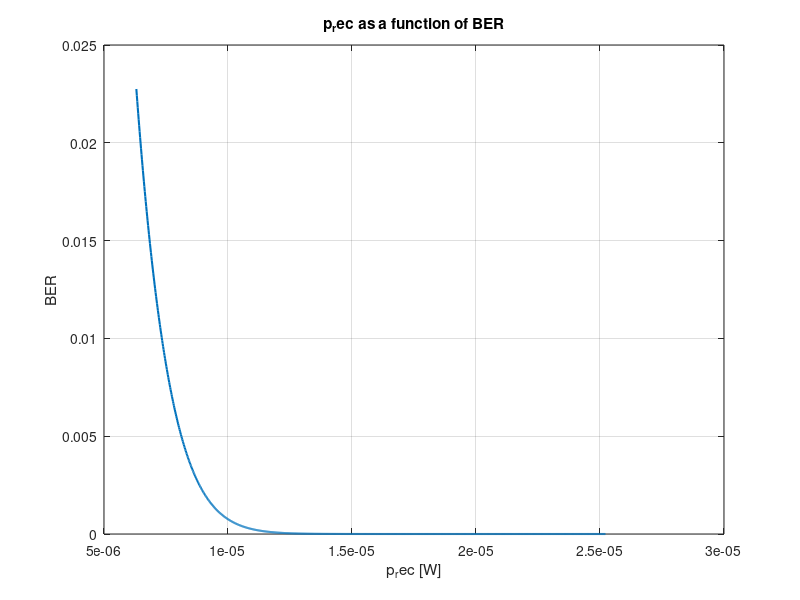

This chart was generated by the following MATLAB code: (Note: this script raises an error after producing the figure.)
clear all
close all
%question 1:finding p using parameters:
delta_f=10^10;%10G[bps]
T=300;%[k]
R_L=50;%[ohm]
BER=10^-9;
R=1;%[w/A]
Fn=3;%[lin]
q = sqrt(2) * erfcinv(2 * BER);%BER=1/2erfc(q/sqrt(2))
K_B=1.38*10^-23;%constant boltzman
p_rec=(q/R)*sqrt(4*K_B*T*Fn*delta_f/R_L)%lin
fprintf('Prec_at_BER=10^-9 = %.4g\n',p_rec);
%% question 2:ploting p as function of q:
q=linspace(2,8,10^3);
BER=0.5*erfc(q./sqrt(2));
p_rec=q.*sqrt(4*K_B*T*Fn*delta_f/R_L)/R;%lin
figure(2)
plot(p_rec, BER, 'LineWidth', 1.5);
grid on;
xlabel('p_rec [W]');
ylabel('BER');
title('p_rec as a function of BER');
%% question 3
BER_3 = 10^-3;
[min_diff, target_idx] = min(abs(BER - BER_3));
P_rec3 = p_rec(target_idx);
P_in3 = P_rec3*2;
fprintf('Prec_at_BER=10^-3 = %.4g\n',P_in3);
symbols = randi([0, 1], 1, 100000);
I_3 = symbols.*R*2*P_rec3; %[A] current for each symbol without noise
I_d3 = P_in3/2; %[A] decision current
sig_3 = sqrt((4*K_B*T/R_L)*Fn*delta_f); % only thermal noice
I_3_noise = I_3 + normrnd(0,sig_3,1,100000); %[A] current with guassian noise for each symbol

errors = 0;
for i=1:100000
 if symbols(i) == 0
     if I_3_noise(i)>I_d3
         errors = errors + 1;
     end
 end
 if symbols(i) == 1
     if I_3_noise(i)<I_d3
         errors = errors +1;
     end
 end
end
fprintf('Number of errors question 3: %d\n',errors )

%plot
figure(2)
hold on
histogram(I_3_noise,100)
xlabel('I_{noise}[A]')
ylabel('Nuber of Events')
title('Histogram For P0, P1 : PIN Detector')
xline(I_d3,'--','I_d')
hold off
%% question 4 + 5
%parmeters
M = 10;
k_a = 0.7;
F_a = k_a*M + (1-k_a)*(2-1/M);
e = 1.6*10^-19; %[j]

%תוחלת
I_0 = 0;
I_1 = 2*M*R*P_rec3;
%שונות
sig_0 = sqrt((4*K_B*T/R_L)*Fn*delta_f);
sig_1 = sqrt((4*K_B*T/R_L)*Fn*delta_f + 4*e*M^2*R*P_rec3*F_a*delta_f);
%זרם החלטה
I_d4 = (sig_0*I_1 + sig_1*I_0)/(sig_0 + sig_1);
%הסתברות שגיאה
Q = (I_1 - I_0)/(sig_0 + sig_1);
BER_4 = 0.5*erfc(Q/sqrt(2));

symbols = randi([0, 1], 1, 100000);
I_4 = symbols.*I_1; %[A] current for each symbol without noise
I_4_noise = zeros(1,100000); 
errors2 = 0;
for i=1:100000
 if symbols(i) == 0
     I_4_noise(i) = I_4(i) + normrnd(0,sig_0);
     if I_4_noise(i)>I_d4
         errors2 = errors2 + 1;
     end
 end
 if symbols(i) == 1
     I_4_noise(i) = I_4(i) + normrnd(0,sig_0+sig_1);
     if I_4_noise(i)<I_d4
         errors2 = errors2 + 1;
     end
 end
end
fprintf('Number of errors question 5: %d\n',errors2 )

%plot
figure(3)
hold on
histogram(I_4_noise,100)
xlabel('I_{noise}[A]')
ylabel('Nuber of Events')
title('Histogram For P0, P1 : PAD Detector')
xline(I_d4,'--','I_d')
hold off
